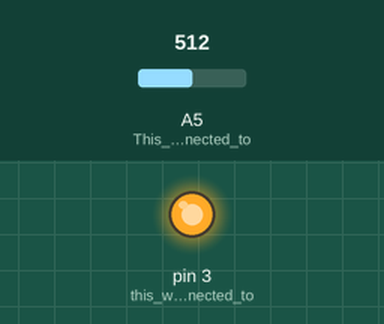
The sketch below on a simulated Arduino Uno, built with avr-gcc and run on an emulated ATmega328P. Parts: output pins drawn as LEDs (lit = HIGH). The inputs (shaded band) are chosen by the test bench; at power-on: A5 (This_will_be_conected_to) = 512. What the sketch prints to the serial monitor is not drawn.

Above: at 0.1 s.
Timing chart, 0 to 1.6 s (numbered marks = the images above):
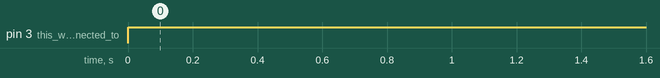

The sketch:

Arduino.ino
```cpp
void setup() {
Serial.begin(9600);  // put your setup code here, to run once:

pinMode(A5,INPUT);   // This will be conected to the slave arduino.
pinMode(3,OUTPUT);  // this will be connected to the Master  ARduino.
}

void loop() {
  // put your main code here, to run repeatedly:
  // In master Arduino, you can write, if sonar distance is <100. then put analogWrite(3,0);......
  // in slave arduino, if(analogpin_data==0,  then execute whatever you want.
  // Second conditin will be , if analogpin_data<100.... then same execute what you want...)
  // it is in the range of 120-280.
  // third will be at 255 when we are recieving more than 300.

  analogWrite(3,255);  // we can use 0-255.
Serial.println(analogRead(A5));
delay(100);

}
```

Measured:
- by itself, pin 3 (this_will_be_connected_to): LOW → HIGH at 0.00 s
